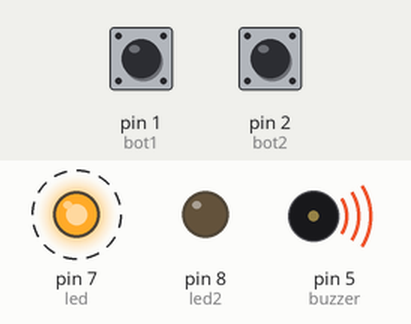
Simulated run of this sketch. Board: Arduino Uno, built with avr-gcc and run on an emulated ATmega328P. On the bench: output pins drawn as LEDs (lit = HIGH), buzzer (waves = sounding). Dashed ring = blinking. The inputs (shaded band) are chosen by the test bench; at power-on: pin 1 (bot1) LOW, pin 2 (bot2) LOW.

Above: at 0.05 s.
Timing chart, 0 to 3.0 s (numbered marks = the images above):
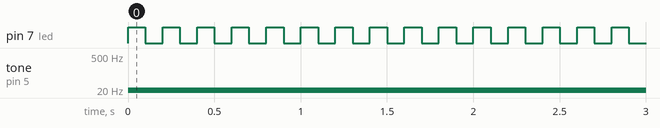

The sketch:

projeto_barrragem.ino
```cpp
int aqu = A4; //porta do sensor de nivel da água
int umi = A0; // portado sensor de umidade
int umi2 = A1; // porta do sensor de umidade 2
const int vibra = 12;// porta do sensor SW-420
int led = 7;//porta do LED
int led2 = 8;// porta do LED 2
int buzzer = 5;// porta do buzzer
const int bot1 = 1;// pota do botão 1
const int bot2 = 2;// porta do botão 2

void pisca() // função do alarme
{
  tone(buzzer,10);// liga o buzzer
  digitalWrite(led, HIGH); //liga LED
  delay(100);// delay
  digitalWrite(led, LOW);// desliga o LED
  delay(100);// delay
}

int inf = 0; // valor da varivel inf
int botEst1 = 0;  // estado do botão 1
int botEst2 = 0; // estado do botão 2
void setup()
{
  pinMode(vibra, INPUT); //input do sensor SW-420
  pinMode(led, OUTPUT); // output do led
  pinMode(led2, OUTPUT); // output do led 2
  pinMode(buzzer, OUTPUT); // output do buzzer
  pinMode(bot1, INPUT); // input do botão 1
  pinMode(bot2, INPUT);// input do botão 2
}

void loop() {
  botEst1 = digitalRead(bot1); // estado do botão 1
  botEst2 = digitalRead(bot2); // estado do botão 2
  int umiVa = analogRead(umi); // valor do sensor de umidade
  int umiVa2 = analogRead(umi2); // valor llido do sensor de umidade 2
  int aquVa = analogRead(aqu);// valor lido no sensor de nive da água

  if(aquVa>100) // se o valor lido pelo sensor de nivel da água for maior que 100
  {
    while (inf<1) // loop infinito devido ao fato de que o LED deve piscar constatemente mesmo que o sensor cai junto com a barragem
    {
      pisca();// chama a fução pisca
    }
  }

  if (umiVa < 400 or umiVa2 < 400)// se o valor lido pelo sensor de umidade ou pelo sensor de umidade 2 for menor que 400
  {
    while(inf<1) // loop infinito devido ao fato de que o LED deve piscar constatemente mesmo que o sensor cai junto com a barragem
    {
      pisca();// chama a fução pisca
    }
  }

  if (botEst1 == 1) // se o botão 1 for precionado
  {
    while(inf<1)// loop infinito devido ao fato de que o LED deve piscar constatemente mesmo que o botão não esteja sendo precionado
    {
      pisca();// chama a fução pisca
    }
   }

  if(digitalRead(vibra) == HIGH) // se for detectaddo vibração
  {
    digitalWrite(led2,HIGH); // liga o LED 2
  }

  if (botEst2 == 1)// se o botão 2 for precionado
  {
   digitalWrite(led2, LOW);// desliga o LED
  }
}
```

Measured:
- by itself, pin 7 (led): alternates HIGH for 0.10 s and LOW for 0.10 s
- by itself, tone on pin 5 (buzzer): silent → 10 Hz at 0.00 s
